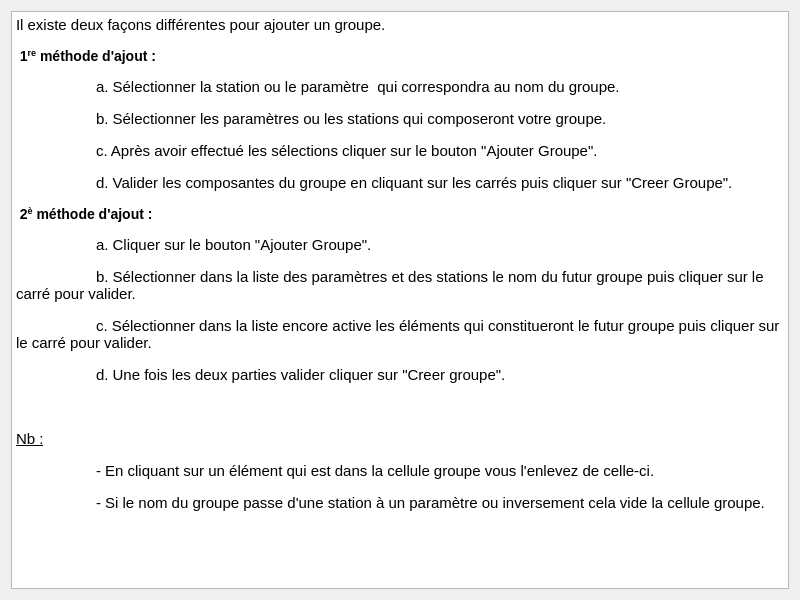
<?xml version="1.0" encoding="UTF-8"?>
<ui version="4.0">
 <class>AideAjoutGroupe</class>
 <widget class="QWidget" name="AideAjoutGroupe">
  <property name="windowModality">
   <enum>Qt::ApplicationModal</enum>
  </property>
  <property name="geometry">
   <rect>
    <x>0</x>
    <y>0</y>
    <width>800</width>
    <height>600</height>
   </rect>
  </property>
  <property name="windowTitle">
   <string>Aide Ajout Groupe</string>
  </property>
  <layout class="QGridLayout" name="gridLayout">
   <item row="0" column="0">
    <widget class="QTextEdit" name="textEdit">
     <property name="readOnly">
      <bool>true</bool>
     </property>
     <property name="html">
      <string>&lt;!DOCTYPE HTML PUBLIC &quot;-//W3C//DTD HTML 4.0//EN&quot; &quot;http://www.w3.org/TR/REC-html40/strict.dtd&quot;&gt;
&lt;html&gt;&lt;head&gt;&lt;meta name=&quot;qrichtext&quot; content=&quot;1&quot; /&gt;&lt;style type=&quot;text/css&quot;&gt;
p, li { white-space: pre-wrap; }
&lt;/style&gt;&lt;/head&gt;&lt;body style=&quot; font-family:'Cantarell'; font-size:11pt; font-weight:400; font-style:normal;&quot;&gt;
&lt;p style=&quot; margin-top:0px; margin-bottom:0px; margin-left:0px; margin-right:0px; -qt-block-indent:0; text-indent:0px;&quot;&gt;Il existe deux façons différentes pour ajouter un groupe.&lt;/p&gt;
&lt;p style=&quot; margin-top:14px; margin-bottom:12px; margin-left:0px; margin-right:0px; -qt-block-indent:0; text-indent:0px;&quot;&gt;&lt;span style=&quot; font-size:large; font-weight:600;&quot;&gt; 1&lt;/span&gt;&lt;span style=&quot; font-size:large; font-weight:600; vertical-align:super;&quot;&gt;re&lt;/span&gt;&lt;span style=&quot; font-size:large; font-weight:600;&quot;&gt; méthode d'ajout :&lt;/span&gt;&lt;/p&gt;
&lt;p style=&quot; margin-top:14px; margin-bottom:12px; margin-left:0px; margin-right:0px; -qt-block-indent:0; text-indent:0px;&quot;&gt;	a. Sélectionner la station ou le paramètre  qui correspondra au nom du groupe.&lt;/p&gt;
&lt;p style=&quot; margin-top:14px; margin-bottom:12px; margin-left:0px; margin-right:0px; -qt-block-indent:0; text-indent:0px;&quot;&gt;	b. Sélectionner les paramètres ou les stations qui composeront votre groupe.&lt;/p&gt;
&lt;p style=&quot; margin-top:14px; margin-bottom:12px; margin-left:0px; margin-right:0px; -qt-block-indent:0; text-indent:0px;&quot;&gt;	c. Après avoir effectué les sélections cliquer sur le bouton &amp;quot;Ajouter Groupe&amp;quot;.&lt;/p&gt;
&lt;p style=&quot; margin-top:14px; margin-bottom:12px; margin-left:0px; margin-right:0px; -qt-block-indent:0; text-indent:0px;&quot;&gt;	d. Valider les composantes du groupe en cliquant sur les carrés puis cliquer sur &amp;quot;Creer Groupe&amp;quot;.&lt;/p&gt;
&lt;p style=&quot; margin-top:14px; margin-bottom:12px; margin-left:0px; margin-right:0px; -qt-block-indent:0; text-indent:0px;&quot;&gt;&lt;span style=&quot; font-size:large; font-weight:600;&quot;&gt; 2&lt;/span&gt;&lt;span style=&quot; font-size:large; font-weight:600; vertical-align:super;&quot;&gt;è&lt;/span&gt;&lt;span style=&quot; font-size:large; font-weight:600;&quot;&gt; méthode d'ajout :&lt;/span&gt;&lt;/p&gt;
&lt;p style=&quot; margin-top:14px; margin-bottom:12px; margin-left:0px; margin-right:0px; -qt-block-indent:0; text-indent:0px;&quot;&gt;	a. Cliquer sur le bouton &amp;quot;Ajouter Groupe&amp;quot;.&lt;/p&gt;
&lt;p style=&quot; margin-top:14px; margin-bottom:12px; margin-left:0px; margin-right:0px; -qt-block-indent:0; text-indent:0px;&quot;&gt;	b. Sélectionner dans la liste des paramètres et des stations le nom du futur groupe puis cliquer sur le carré pour valider.&lt;/p&gt;
&lt;p style=&quot; margin-top:14px; margin-bottom:12px; margin-left:0px; margin-right:0px; -qt-block-indent:0; text-indent:0px;&quot;&gt;	c. Sélectionner dans la liste encore active les éléments qui constitueront le futur groupe puis cliquer sur le carré pour valider.&lt;/p&gt;
&lt;p style=&quot; margin-top:14px; margin-bottom:12px; margin-left:0px; margin-right:0px; -qt-block-indent:0; text-indent:0px;&quot;&gt;	d. Une fois les deux parties valider cliquer sur &amp;quot;Creer groupe&amp;quot;.&lt;/p&gt;
&lt;p style=&quot;-qt-paragraph-type:empty; margin-top:14px; margin-bottom:12px; margin-left:0px; margin-right:0px; -qt-block-indent:0; text-indent:0px;&quot;&gt;&lt;br /&gt;&lt;/p&gt;
&lt;p style=&quot; margin-top:14px; margin-bottom:12px; margin-left:0px; margin-right:0px; -qt-block-indent:0; text-indent:0px;&quot;&gt;&lt;span style=&quot; text-decoration: underline;&quot;&gt;Nb :&lt;/span&gt;&lt;/p&gt;
&lt;p style=&quot; margin-top:14px; margin-bottom:12px; margin-left:0px; margin-right:0px; -qt-block-indent:0; text-indent:0px;&quot;&gt;	- En cliquant sur un élément qui est dans la cellule groupe vous l'enlevez de celle-ci.&lt;/p&gt;
&lt;p style=&quot; margin-top:14px; margin-bottom:12px; margin-left:0px; margin-right:0px; -qt-block-indent:0; text-indent:0px;&quot;&gt;	- Si le nom du groupe passe d'une station à un paramètre ou inversement cela vide la cellule groupe.&lt;/p&gt;&lt;/body&gt;&lt;/html&gt;</string>
     </property>
    </widget>
   </item>
  </layout>
 </widget>
 <resources/>
 <connections/>
</ui>
